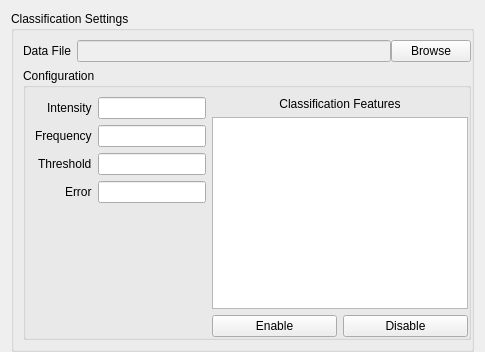
        <widget class="QWidget" name="classificationPage">
         <layout class="QHBoxLayout" name="classifyVBox">
          <property name="bottomMargin">
           <number>0</number>
          </property>
          <item>
           <widget class="QGroupBox" name="ceGroupBox">
            <property name="title">
             <string>Classification Settings</string>
            </property>
            <property name="flat">
             <bool>true</bool>
            </property>
            <layout class="QVBoxLayout" name="classifiySettingsVBox">
             <property name="rightMargin">
              <number>0</number>
             </property>
             <item>
              <layout class="QHBoxLayout" name="dataFileForm">
               <property name="spacing">
                <number>0</number>
               </property>
               <item>
                <widget class="QLabel" name="dataLabel">
                 <property name="toolTip">
                  <string>&lt;!DOCTYPE HTML PUBLIC &quot;-//W3C//DTD HTML 4.0//EN&quot; &quot;http://www.w3.org/TR/REC-html40/strict.dtd&quot;&gt;
&lt;html&gt;&lt;head&gt;&lt;meta name=&quot;qrichtext&quot; content=&quot;1&quot; /&gt;&lt;style type=&quot;text/css&quot;&gt;
p, li { white-space: pre-wrap; }
&lt;/style&gt;&lt;/head&gt;&lt;body style=&quot; font-family:'Sans Serif'; font-size:9pt; font-weight:400; font-style:normal;&quot;&gt;
&lt;table border=&quot;0&quot; style=&quot;-qt-table-type: root; margin-top:4px; margin-bottom:4px; margin-left:4px; margin-right:4px;&quot;&gt;
&lt;tr&gt;
&lt;td style=&quot;border: none;&quot;&gt;
&lt;p align=&quot;center&quot; style=&quot; margin-top:0px; margin-bottom:0px; margin-left:0px; margin-right:0px; -qt-block-indent:0; text-indent:0px;&quot;&gt;The Data File to read and write to when classifying suspects or training Nova.&lt;/p&gt;&lt;/td&gt;&lt;/tr&gt;&lt;/table&gt;&lt;/body&gt;&lt;/html&gt;</string>
                 </property>
                 <property name="text">
                  <string>Data File</string>
                 </property>
                 <property name="alignment">
                  <set>Qt::AlignCenter</set>
                 </property>
                </widget>
               </item>
               <item>
                <spacer name="dataFileFormSpacer">
                 <property name="orientation">
                  <enum>Qt::Horizontal</enum>
                 </property>
                 <property name="sizeType">
                  <enum>QSizePolicy::Maximum</enum>
                 </property>
                 <property name="sizeHint" stdset="0">
                  <size>
                   <width>6</width>
                   <height>5</height>
                  </size>
                 </property>
                </spacer>
               </item>
               <item>
                <widget class="QLineEdit" name="dataEdit">
                 <property name="enabled">
                  <bool>false</bool>
                 </property>
                 <property name="toolTip">
                  <string>&lt;!DOCTYPE HTML PUBLIC &quot;-//W3C//DTD HTML 4.0//EN&quot; &quot;http://www.w3.org/TR/REC-html40/strict.dtd&quot;&gt;
&lt;html&gt;&lt;head&gt;&lt;meta name=&quot;qrichtext&quot; content=&quot;1&quot; /&gt;&lt;style type=&quot;text/css&quot;&gt;
p, li { white-space: pre-wrap; }
&lt;/style&gt;&lt;/head&gt;&lt;body style=&quot; font-family:'Sans Serif'; font-size:9pt; font-weight:400; font-style:normal;&quot;&gt;
&lt;table border=&quot;0&quot; style=&quot;-qt-table-type: root; margin-top:4px; margin-bottom:4px; margin-left:4px; margin-right:4px;&quot;&gt;
&lt;tr&gt;
&lt;td style=&quot;border: none;&quot;&gt;
&lt;p align=&quot;center&quot; style=&quot; margin-top:0px; margin-bottom:0px; margin-left:0px; margin-right:0px; -qt-block-indent:0; text-indent:0px;&quot;&gt;The Data File to read and write to when classifying suspects or training Nova.&lt;/p&gt;&lt;/td&gt;&lt;/tr&gt;&lt;/table&gt;&lt;/body&gt;&lt;/html&gt;</string>
                 </property>
                </widget>
               </item>
               <item>
                <widget class="QPushButton" name="dataButton">
                 <property name="toolTip">
                  <string>&lt;!DOCTYPE HTML PUBLIC &quot;-//W3C//DTD HTML 4.0//EN&quot; &quot;http://www.w3.org/TR/REC-html40/strict.dtd&quot;&gt;
&lt;html&gt;&lt;head&gt;&lt;meta name=&quot;qrichtext&quot; content=&quot;1&quot; /&gt;&lt;style type=&quot;text/css&quot;&gt;
p, li { white-space: pre-wrap; }
&lt;/style&gt;&lt;/head&gt;&lt;body style=&quot; font-family:'Sans Serif'; font-size:9pt; font-weight:400; font-style:normal;&quot;&gt;
&lt;table border=&quot;0&quot; style=&quot;-qt-table-type: root; margin-top:4px; margin-bottom:4px; margin-left:4px; margin-right:4px;&quot;&gt;
&lt;tr&gt;
&lt;td style=&quot;border: none;&quot;&gt;
&lt;p align=&quot;center&quot; style=&quot; margin-top:0px; margin-bottom:0px; margin-left:0px; margin-right:0px; -qt-block-indent:0; text-indent:0px;&quot;&gt;Browse the file system for a data file.&lt;/p&gt;&lt;/td&gt;&lt;/tr&gt;&lt;/table&gt;&lt;/body&gt;&lt;/html&gt;</string>
                 </property>
                 <property name="text">
                  <string>Browse</string>
                 </property>
                 <property name="flat">
                  <bool>false</bool>
                 </property>
                </widget>
               </item>
              </layout>
             </item>
             <item>
              <widget class="QGroupBox" name="ceConfigGroupBox">
               <property name="title">
                <string>Configuration</string>
               </property>
               <property name="flat">
                <bool>true</bool>
               </property>
               <layout class="QHBoxLayout" name="classConfigHBox">
                <property name="rightMargin">
                 <number>0</number>
                </property>
                <property name="bottomMargin">
                 <number>0</number>
                </property>
                <item>
                 <layout class="QFormLayout" name="classificationForm">
                  <property name="labelAlignment">
                   <set>Qt::AlignRight|Qt::AlignTrailing|Qt::AlignVCenter</set>
                  </property>
                  <item row="0" column="0">
                   <widget class="QLabel" name="ceIntensityLabel">
                    <property name="toolTip">
                     <string>&lt;!DOCTYPE HTML PUBLIC &quot;-//W3C//DTD HTML 4.0//EN&quot; &quot;http://www.w3.org/TR/REC-html40/strict.dtd&quot;&gt;
&lt;html&gt;&lt;head&gt;&lt;meta name=&quot;qrichtext&quot; content=&quot;1&quot; /&gt;&lt;style type=&quot;text/css&quot;&gt;
p, li { white-space: pre-wrap; }
&lt;/style&gt;&lt;/head&gt;&lt;body style=&quot; font-family:'Sans Serif'; font-size:9pt; font-weight:400; font-style:normal;&quot;&gt;
&lt;table border=&quot;0&quot; style=&quot;-qt-table-type: root; margin-top:4px; margin-bottom:4px; margin-left:4px; margin-right:4px;&quot;&gt;
&lt;tr&gt;
&lt;td style=&quot;border: none;&quot;&gt;
&lt;p align=&quot;center&quot; style=&quot; margin-top:0px; margin-bottom:0px; margin-left:0px; margin-right:0px; -qt-block-indent:0; text-indent:0px;&quot;&gt;How many similar points to find in classification. A higher value will increase accuracy but decrease performance.&lt;/p&gt;&lt;/td&gt;&lt;/tr&gt;&lt;/table&gt;&lt;/body&gt;&lt;/html&gt;</string>
                    </property>
                    <property name="text">
                     <string>Intensity</string>
                    </property>
                   </widget>
                  </item>
                  <item row="0" column="1">
                   <widget class="QLineEdit" name="ceIntensityEdit">
                    <property name="toolTip">
                     <string>&lt;!DOCTYPE HTML PUBLIC &quot;-//W3C//DTD HTML 4.0//EN&quot; &quot;http://www.w3.org/TR/REC-html40/strict.dtd&quot;&gt;
&lt;html&gt;&lt;head&gt;&lt;meta name=&quot;qrichtext&quot; content=&quot;1&quot; /&gt;&lt;style type=&quot;text/css&quot;&gt;
p, li { white-space: pre-wrap; }
&lt;/style&gt;&lt;/head&gt;&lt;body style=&quot; font-family:'Sans Serif'; font-size:9pt; font-weight:400; font-style:normal;&quot;&gt;
&lt;table border=&quot;0&quot; style=&quot;-qt-table-type: root; margin-top:4px; margin-bottom:4px; margin-left:4px; margin-right:4px;&quot;&gt;
&lt;tr&gt;
&lt;td style=&quot;border: none;&quot;&gt;
&lt;p align=&quot;center&quot; style=&quot; margin-top:0px; margin-bottom:0px; margin-left:0px; margin-right:0px; -qt-block-indent:0; text-indent:0px;&quot;&gt;How many similar points to find in classification. A higher value will increase accuracy but decrease performance.&lt;/p&gt;&lt;/td&gt;&lt;/tr&gt;&lt;/table&gt;&lt;/body&gt;&lt;/html&gt;</string>
                    </property>
                   </widget>
                  </item>
                  <item row="1" column="0">
                   <widget class="QLabel" name="ceFrequencyLabel">
                    <property name="toolTip">
                     <string>&lt;!DOCTYPE HTML PUBLIC &quot;-//W3C//DTD HTML 4.0//EN&quot; &quot;http://www.w3.org/TR/REC-html40/strict.dtd&quot;&gt;
&lt;html&gt;&lt;head&gt;&lt;meta name=&quot;qrichtext&quot; content=&quot;1&quot; /&gt;&lt;style type=&quot;text/css&quot;&gt;
p, li { white-space: pre-wrap; }
&lt;/style&gt;&lt;/head&gt;&lt;body style=&quot; font-family:'Sans Serif'; font-size:9pt; font-weight:400; font-style:normal;&quot;&gt;
&lt;table border=&quot;0&quot; style=&quot;-qt-table-type: root; margin-top:4px; margin-bottom:4px; margin-left:4px; margin-right:4px;&quot;&gt;
&lt;tr&gt;
&lt;td style=&quot;border: none;&quot;&gt;
&lt;p align=&quot;center&quot; style=&quot; margin-top:0px; margin-bottom:0px; margin-left:0px; margin-right:0px; -qt-block-indent:0; text-indent:0px;&quot;&gt;How long to wait (in seconds) before re-classifying suspects with new information.&lt;/p&gt;&lt;/td&gt;&lt;/tr&gt;&lt;/table&gt;&lt;/body&gt;&lt;/html&gt;</string>
                    </property>
                    <property name="text">
                     <string>Frequency</string>
                    </property>
                   </widget>
                  </item>
                  <item row="1" column="1">
                   <widget class="QLineEdit" name="ceFrequencyEdit">
                    <property name="toolTip">
                     <string>&lt;!DOCTYPE HTML PUBLIC &quot;-//W3C//DTD HTML 4.0//EN&quot; &quot;http://www.w3.org/TR/REC-html40/strict.dtd&quot;&gt;
&lt;html&gt;&lt;head&gt;&lt;meta name=&quot;qrichtext&quot; content=&quot;1&quot; /&gt;&lt;style type=&quot;text/css&quot;&gt;
p, li { white-space: pre-wrap; }
&lt;/style&gt;&lt;/head&gt;&lt;body style=&quot; font-family:'Sans Serif'; font-size:9pt; font-weight:400; font-style:normal;&quot;&gt;
&lt;table border=&quot;0&quot; style=&quot;-qt-table-type: root; margin-top:4px; margin-bottom:4px; margin-left:4px; margin-right:4px;&quot;&gt;
&lt;tr&gt;
&lt;td style=&quot;border: none;&quot;&gt;
&lt;p align=&quot;center&quot; style=&quot; margin-top:0px; margin-bottom:0px; margin-left:0px; margin-right:0px; -qt-block-indent:0; text-indent:0px;&quot;&gt;How long to wait (in seconds) before re-classifying suspects with new information.&lt;/p&gt;&lt;/td&gt;&lt;/tr&gt;&lt;/table&gt;&lt;/body&gt;&lt;/html&gt;</string>
                    </property>
                   </widget>
                  </item>
                  <item row="2" column="0">
                   <widget class="QLabel" name="ceThresholdLabel">
                    <property name="toolTip">
                     <string>&lt;!DOCTYPE HTML PUBLIC &quot;-//W3C//DTD HTML 4.0//EN&quot; &quot;http://www.w3.org/TR/REC-html40/strict.dtd&quot;&gt;
&lt;html&gt;&lt;head&gt;&lt;meta name=&quot;qrichtext&quot; content=&quot;1&quot; /&gt;&lt;style type=&quot;text/css&quot;&gt;
p, li { white-space: pre-wrap; }
&lt;/style&gt;&lt;/head&gt;&lt;body style=&quot; font-family:'Sans Serif'; font-size:9pt; font-weight:400; font-style:normal;&quot;&gt;
&lt;table border=&quot;0&quot; style=&quot;-qt-table-type: root; margin-top:4px; margin-bottom:4px; margin-left:4px; margin-right:4px;&quot;&gt;
&lt;tr&gt;
&lt;td style=&quot;border: none;&quot;&gt;
&lt;p align=&quot;center&quot; style=&quot; margin-top:0px; margin-bottom:0px; margin-left:0px; margin-right:0px; -qt-block-indent:0; text-indent:0px;&quot;&gt;When to consider a suspect hostile. Range is between 0 and 1. 0 is least hostile, 1 is most hostile. Default is 0.5.&lt;/p&gt;&lt;/td&gt;&lt;/tr&gt;&lt;/table&gt;&lt;/body&gt;&lt;/html&gt;</string>
                    </property>
                    <property name="text">
                     <string>Threshold</string>
                    </property>
                    <property name="alignment">
                     <set>Qt::AlignJustify|Qt::AlignVCenter</set>
                    </property>
                   </widget>
                  </item>
                  <item row="2" column="1">
                   <widget class="QLineEdit" name="ceThresholdEdit">
                    <property name="toolTip">
                     <string>&lt;!DOCTYPE HTML PUBLIC &quot;-//W3C//DTD HTML 4.0//EN&quot; &quot;http://www.w3.org/TR/REC-html40/strict.dtd&quot;&gt;
&lt;html&gt;&lt;head&gt;&lt;meta name=&quot;qrichtext&quot; content=&quot;1&quot; /&gt;&lt;style type=&quot;text/css&quot;&gt;
p, li { white-space: pre-wrap; }
&lt;/style&gt;&lt;/head&gt;&lt;body style=&quot; font-family:'Sans Serif'; font-size:9pt; font-weight:400; font-style:normal;&quot;&gt;
&lt;table border=&quot;0&quot; style=&quot;-qt-table-type: root; margin-top:4px; margin-bottom:4px; margin-left:4px; margin-right:4px;&quot;&gt;
&lt;tr&gt;
&lt;td style=&quot;border: none;&quot;&gt;
&lt;p align=&quot;center&quot; style=&quot; margin-top:0px; margin-bottom:0px; margin-left:0px; margin-right:0px; -qt-block-indent:0; text-indent:0px;&quot;&gt;When to consider a suspect hostile. Range is between 0 and 1. 0 is least hostile, 1 is most hostile. Default is 0.5.&lt;/p&gt;&lt;/td&gt;&lt;/tr&gt;&lt;/table&gt;&lt;/body&gt;&lt;/html&gt;</string>
                    </property>
                   </widget>
                  </item>
                  <item row="3" column="0">
                   <widget class="QLabel" name="ceErrorLabel">
                    <property name="toolTip">
                     <string>&lt;!DOCTYPE HTML PUBLIC &quot;-//W3C//DTD HTML 4.0//EN&quot; &quot;http://www.w3.org/TR/REC-html40/strict.dtd&quot;&gt;
&lt;html&gt;&lt;head&gt;&lt;meta name=&quot;qrichtext&quot; content=&quot;1&quot; /&gt;&lt;style type=&quot;text/css&quot;&gt;
p, li { white-space: pre-wrap; }
&lt;/style&gt;&lt;/head&gt;&lt;body style=&quot; font-family:'Sans Serif'; font-size:9pt; font-weight:400; font-style:normal;&quot;&gt;
&lt;table border=&quot;0&quot; style=&quot;-qt-table-type: root; margin-top:4px; margin-bottom:4px; margin-left:4px; margin-right:4px;&quot;&gt;
&lt;tr&gt;
&lt;td style=&quot;border: none;&quot;&gt;
&lt;p align=&quot;center&quot; style=&quot; margin-top:0px; margin-bottom:0px; margin-left:0px; margin-right:0px; -qt-block-indent:0; text-indent:0px;&quot;&gt;A higher error may improve performance but will decrease accuracy. Default is 0.&lt;/p&gt;&lt;/td&gt;&lt;/tr&gt;&lt;/table&gt;&lt;/body&gt;&lt;/html&gt;</string>
                    </property>
                    <property name="text">
                     <string>Error</string>
                    </property>
                   </widget>
                  </item>
                  <item row="3" column="1">
                   <widget class="QLineEdit" name="ceErrorEdit">
                    <property name="toolTip">
                     <string>&lt;!DOCTYPE HTML PUBLIC &quot;-//W3C//DTD HTML 4.0//EN&quot; &quot;http://www.w3.org/TR/REC-html40/strict.dtd&quot;&gt;
&lt;html&gt;&lt;head&gt;&lt;meta name=&quot;qrichtext&quot; content=&quot;1&quot; /&gt;&lt;style type=&quot;text/css&quot;&gt;
p, li { white-space: pre-wrap; }
&lt;/style&gt;&lt;/head&gt;&lt;body style=&quot; font-family:'Sans Serif'; font-size:9pt; font-weight:400; font-style:normal;&quot;&gt;
&lt;table border=&quot;0&quot; style=&quot;-qt-table-type: root; margin-top:4px; margin-bottom:4px; margin-left:4px; margin-right:4px;&quot;&gt;
&lt;tr&gt;
&lt;td style=&quot;border: none;&quot;&gt;
&lt;p align=&quot;center&quot; style=&quot; margin-top:0px; margin-bottom:0px; margin-left:0px; margin-right:0px; -qt-block-indent:0; text-indent:0px;&quot;&gt;A higher error may improve performance but will decrease accuracy. Default is 0.&lt;/p&gt;&lt;/td&gt;&lt;/tr&gt;&lt;/table&gt;&lt;/body&gt;&lt;/html&gt;</string>
                    </property>
                   </widget>
                  </item>
                 </layout>
                </item>
                <item>
                 <layout class="QVBoxLayout" name="featuresVBox">
                  <item>
                   <widget class="QLabel" name="ceFeatureLabel">
                    <property name="toolTip">
                     <string>&lt;!DOCTYPE HTML PUBLIC &quot;-//W3C//DTD HTML 4.0//EN&quot; &quot;http://www.w3.org/TR/REC-html40/strict.dtd&quot;&gt;
&lt;html&gt;&lt;head&gt;&lt;meta name=&quot;qrichtext&quot; content=&quot;1&quot; /&gt;&lt;style type=&quot;text/css&quot;&gt;
p, li { white-space: pre-wrap; }
&lt;/style&gt;&lt;/head&gt;&lt;body style=&quot; font-family:'Sans Serif'; font-size:9pt; font-weight:400; font-style:normal;&quot;&gt;
&lt;table border=&quot;0&quot; style=&quot;-qt-table-type: root; margin-top:4px; margin-bottom:4px; margin-left:4px; margin-right:4px;&quot;&gt;
&lt;tr&gt;
&lt;td style=&quot;border: none;&quot;&gt;
&lt;p align=&quot;center&quot; style=&quot; margin-top:0px; margin-bottom:0px; margin-left:0px; margin-right:0px; -qt-block-indent:0; text-indent:0px;&quot;&gt;A higher error may improve performance but will decrease accuracy. Default is 0.&lt;/p&gt;&lt;/td&gt;&lt;/tr&gt;&lt;/table&gt;&lt;/body&gt;&lt;/html&gt;</string>
                    </property>
                    <property name="text">
                     <string>Classification Features</string>
                    </property>
                    <property name="alignment">
                     <set>Qt::AlignCenter</set>
                    </property>
                   </widget>
                  </item>
                  <item>
                   <widget class="QListWidget" name="featureList"/>
                  </item>
                  <item>
                   <layout class="QHBoxLayout" name="featuteButtonHLayout">
                    <item>
                     <widget class="QPushButton" name="featureEnableButton">
                      <property name="text">
                       <string>Enable</string>
                      </property>
                     </widget>
                    </item>
                    <item>
                     <widget class="QPushButton" name="featureDisableButton">
                      <property name="text">
                       <string>Disable</string>
                      </property>
                     </widget>
                    </item>
                   </layout>
                  </item>
                 </layout>
                </item>
               </layout>
              </widget>
             </item>
            </layout>
           </widget>
          </item>
         </layout>
        </widget>
